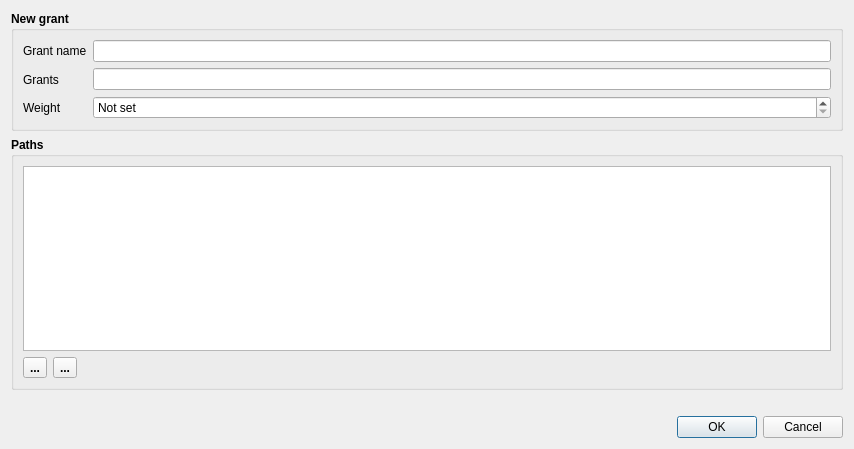
<?xml version="1.0" encoding="UTF-8"?>
<ui version="4.0">
 <class>DlgAddEditGrants</class>
 <widget class="QDialog" name="DlgAddEditGrants">
  <property name="geometry">
   <rect>
    <x>0</x>
    <y>0</y>
    <width>854</width>
    <height>449</height>
   </rect>
  </property>
  <property name="windowTitle">
   <string>Dialog</string>
  </property>
  <layout class="QVBoxLayout" name="verticalLayout_4">
   <item>
    <widget class="QGroupBox" name="groupBox">
     <property name="font">
      <font>
       <weight>75</weight>
       <bold>true</bold>
      </font>
     </property>
     <property name="title">
      <string>New grant</string>
     </property>
     <layout class="QVBoxLayout" name="verticalLayout_3">
      <item>
       <layout class="QHBoxLayout" name="horizontalLayout_2">
        <item>
         <layout class="QVBoxLayout" name="verticalLayout">
          <item>
           <widget class="QLabel" name="lblGrantName">
            <property name="font">
             <font>
              <weight>50</weight>
              <bold>false</bold>
             </font>
            </property>
            <property name="text">
             <string>Grant name</string>
            </property>
           </widget>
          </item>
          <item>
           <widget class="QLabel" name="label_2">
            <property name="font">
             <font>
              <weight>50</weight>
              <bold>false</bold>
             </font>
            </property>
            <property name="text">
             <string>Grants</string>
            </property>
           </widget>
          </item>
          <item>
           <widget class="QLabel" name="label_3">
            <property name="font">
             <font>
              <weight>50</weight>
              <bold>false</bold>
             </font>
            </property>
            <property name="text">
             <string>Weight</string>
            </property>
           </widget>
          </item>
         </layout>
        </item>
        <item>
         <layout class="QVBoxLayout" name="verticalLayout_2">
          <item>
           <widget class="QLineEdit" name="leGrantName">
            <property name="font">
             <font>
              <weight>50</weight>
              <bold>false</bold>
             </font>
            </property>
           </widget>
          </item>
          <item>
           <widget class="QLineEdit" name="leGrants">
            <property name="font">
             <font>
              <weight>50</weight>
              <bold>false</bold>
             </font>
            </property>
           </widget>
          </item>
          <item>
           <widget class="QSpinBox" name="sbWeight">
            <property name="font">
             <font>
              <weight>50</weight>
              <bold>false</bold>
             </font>
            </property>
            <property name="specialValueText">
             <string>Not set</string>
            </property>
            <property name="minimum">
             <number>-1</number>
            </property>
            <property name="maximum">
             <number>10000</number>
            </property>
            <property name="singleStep">
             <number>1</number>
            </property>
            <property name="value">
             <number>-1</number>
            </property>
           </widget>
          </item>
         </layout>
        </item>
       </layout>
      </item>
     </layout>
    </widget>
   </item>
   <item>
    <widget class="QGroupBox" name="gbPaths">
     <property name="font">
      <font>
       <weight>75</weight>
       <bold>true</bold>
      </font>
     </property>
     <property name="title">
      <string>Paths</string>
     </property>
     <layout class="QVBoxLayout" name="verticalLayout_5">
      <property name="spacing">
       <number>6</number>
      </property>
      <property name="leftMargin">
       <number>9</number>
      </property>
      <property name="topMargin">
       <number>9</number>
      </property>
      <property name="rightMargin">
       <number>9</number>
      </property>
      <property name="bottomMargin">
       <number>9</number>
      </property>
      <item>
       <widget class="QTableWidget" name="twPaths">
        <property name="font">
         <font>
          <weight>50</weight>
          <bold>false</bold>
         </font>
        </property>
        <property name="alternatingRowColors">
         <bool>true</bool>
        </property>
        <property name="selectionMode">
         <enum>QAbstractItemView::SingleSelection</enum>
        </property>
        <property name="selectionBehavior">
         <enum>QAbstractItemView::SelectRows</enum>
        </property>
        <attribute name="horizontalHeaderStretchLastSection">
         <bool>true</bool>
        </attribute>
       </widget>
      </item>
      <item>
       <widget class="QWidget" name="widget" native="true">
        <layout class="QHBoxLayout" name="horizontalLayout">
         <property name="leftMargin">
          <number>0</number>
         </property>
         <property name="topMargin">
          <number>0</number>
         </property>
         <property name="rightMargin">
          <number>0</number>
         </property>
         <property name="bottomMargin">
          <number>0</number>
         </property>
         <item>
          <widget class="QToolButton" name="tbAddRow">
           <property name="text">
            <string>...</string>
           </property>
           <property name="icon">
            <iconset resource="../shvspy.qrc">
             <normaloff>:/shvspy/images/plus.png</normaloff>:/shvspy/images/plus.png</iconset>
           </property>
          </widget>
         </item>
         <item>
          <widget class="QToolButton" name="tbDeleteRow">
           <property name="text">
            <string>...</string>
           </property>
           <property name="icon">
            <iconset resource="../shvspy.qrc">
             <normaloff>:/shvspy/images/minus.png</normaloff>:/shvspy/images/minus.png</iconset>
           </property>
          </widget>
         </item>
         <item>
          <spacer name="horizontalSpacer">
           <property name="orientation">
            <enum>Qt::Horizontal</enum>
           </property>
           <property name="sizeHint" stdset="0">
            <size>
             <width>40</width>
             <height>20</height>
            </size>
           </property>
          </spacer>
         </item>
        </layout>
       </widget>
      </item>
     </layout>
    </widget>
   </item>
   <item>
    <widget class="QLabel" name="lblStatus">
     <property name="font">
      <font>
       <weight>50</weight>
       <bold>false</bold>
      </font>
     </property>
     <property name="text">
      <string/>
     </property>
    </widget>
   </item>
   <item>
    <widget class="QDialogButtonBox" name="buttonBox">
     <property name="font">
      <font>
       <weight>50</weight>
       <bold>false</bold>
      </font>
     </property>
     <property name="orientation">
      <enum>Qt::Horizontal</enum>
     </property>
     <property name="standardButtons">
      <set>QDialogButtonBox::Cancel|QDialogButtonBox::Ok</set>
     </property>
    </widget>
   </item>
  </layout>
 </widget>
 <resources>
  <include location="../shvspy.qrc"/>
 </resources>
 <connections>
  <connection>
   <sender>buttonBox</sender>
   <signal>accepted()</signal>
   <receiver>DlgAddEditGrants</receiver>
   <slot>accept()</slot>
   <hints>
    <hint type="sourcelabel">
     <x>240</x>
     <y>189</y>
    </hint>
    <hint type="destinationlabel">
     <x>240</x>
     <y>111</y>
    </hint>
   </hints>
  </connection>
  <connection>
   <sender>buttonBox</sender>
   <signal>rejected()</signal>
   <receiver>DlgAddEditGrants</receiver>
   <slot>reject()</slot>
   <hints>
    <hint type="sourcelabel">
     <x>240</x>
     <y>189</y>
    </hint>
    <hint type="destinationlabel">
     <x>240</x>
     <y>111</y>
    </hint>
   </hints>
  </connection>
 </connections>
</ui>
